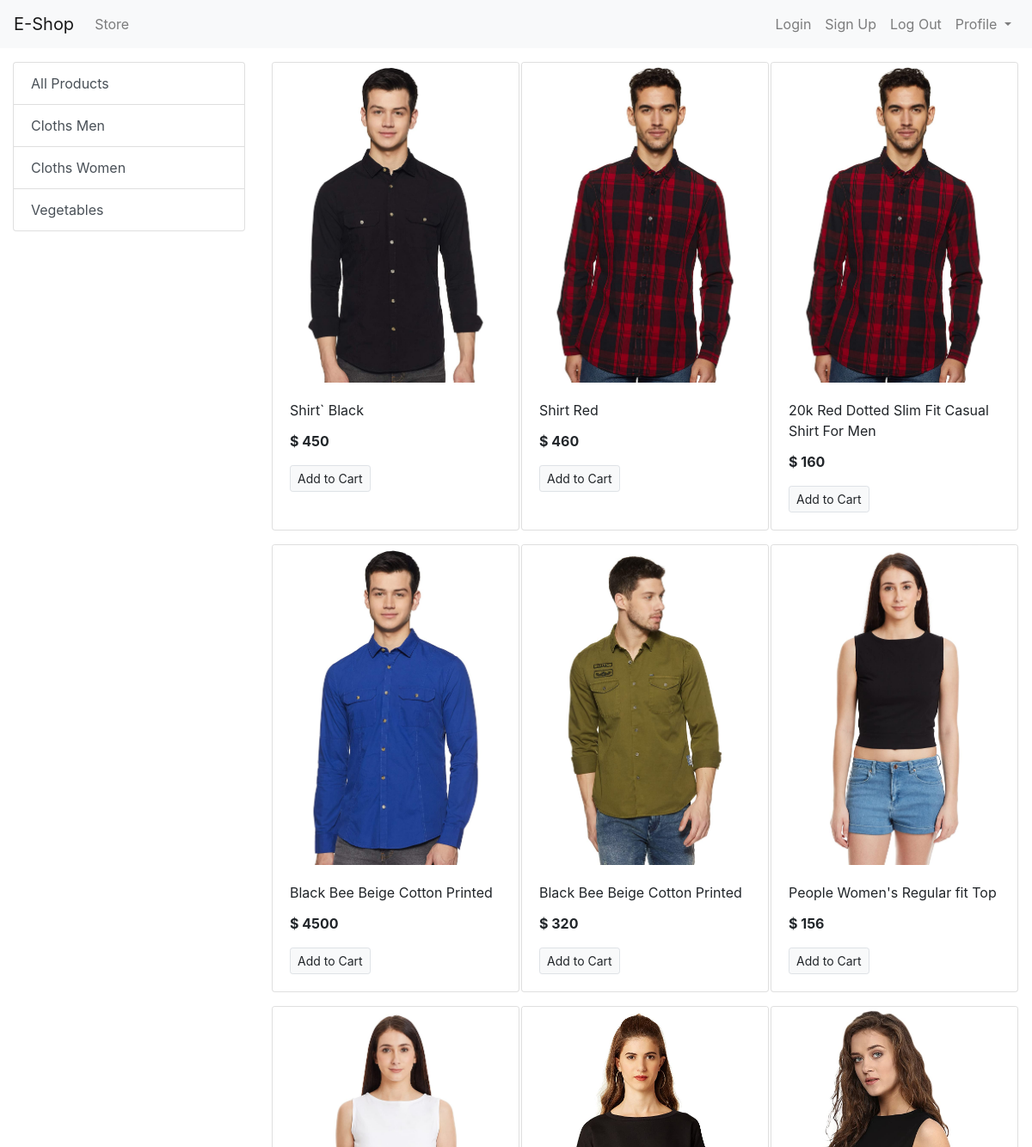
/ (upper part), run on an earlier commit of the app's database.
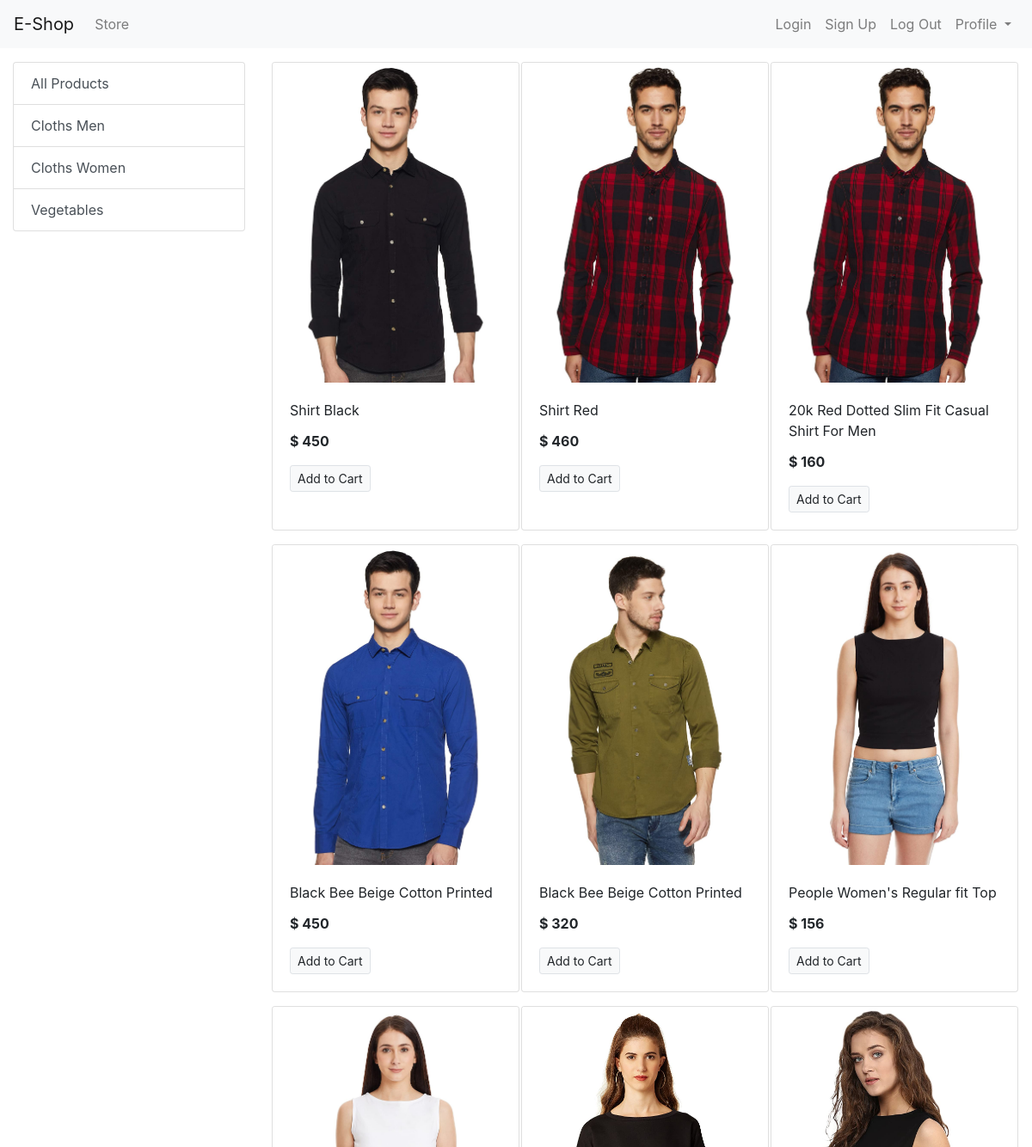
And on a later commit of the database.
### store/models/product.py (models this page shows)
class Product(models.Model):
    name = models.CharField(max_length=50)
    price = models.IntegerField(default=0)
    category = models.ForeignKey(Category, on_delete=models.CASCADE, default=1)
    description = models.CharField(max_length=200, default='', null=True, blank=True)
    image = models.ImageField(upload_to='uploads/products/')
    @staticmethod
    def get_all_products():
        return Product.objects.all()\
    @staticmethod
    def get_all_products_by_categoryid(category_id):
        if category_id:
            return Product.objects.filter(category=category_id)
        else:
            return Product.get_all_products()

### store/views.py (the view)
# urls.py: path('', index),
def index(request):
    products = None
    categories = Category.get_all_categories()
    categoryID = request.GET.get('category')
    if categoryID:
        products = Product.get_all_products_by_categoryid(categoryID)
    else:
        products = Product.get_all_products()
    data = {}
    data['products'] = products
    data['categories'] = categories
    return render(request, 'index.html', data)

### store/models/category.py (called while the page is built)
    @staticmethod
    def get_all_categories():
        return Category.objects.all()

### store/templates/index.html
{% extends 'base.html' %}
{% block content %}
    <div class="container-fluid mt-3">
        <div class="row">
            <div class="col-lg-3 mx-auto">
                <ul class="list-group">
                <a href="/" class="list-group-item list-group-item-action "> All Products </a>
                    {% for category in categories %}
                    <a href="/?category={{ category.id }}" class="list-group-item list-group-item-action ">{{ category.name }}</a>
                    {% endfor %}
                </ul>
            </div>
            <div id="products" class="col-lg-9 mx-auto">
                <div class="row mx-auto">
                {% for product in products %}
                 <div class="card mx-auto mb-3" style="width: 18rem; ">
                 <img src="{{ product.image.url }}" class="card-img-top" alt="...">
                <div class="card-body">
                <p class="card-title">{{ product.name }}</p>
                <p class="card-text"><b> $ {{ product.price}} </b></p>
                <a href="#" class="btn btn-light btn-sm border">Add to Cart</a>
                </div>
                </div>
            {% endfor %}
             </div>
            </div>
        </div>
    </div>
{% endblock %}

What changed in the data, as far as the page shows it:
changed Product: name "Shirt` Black" → "Shirt Black"
changed Product (number 4 of 9 on the later page): price "4500" → "450"
